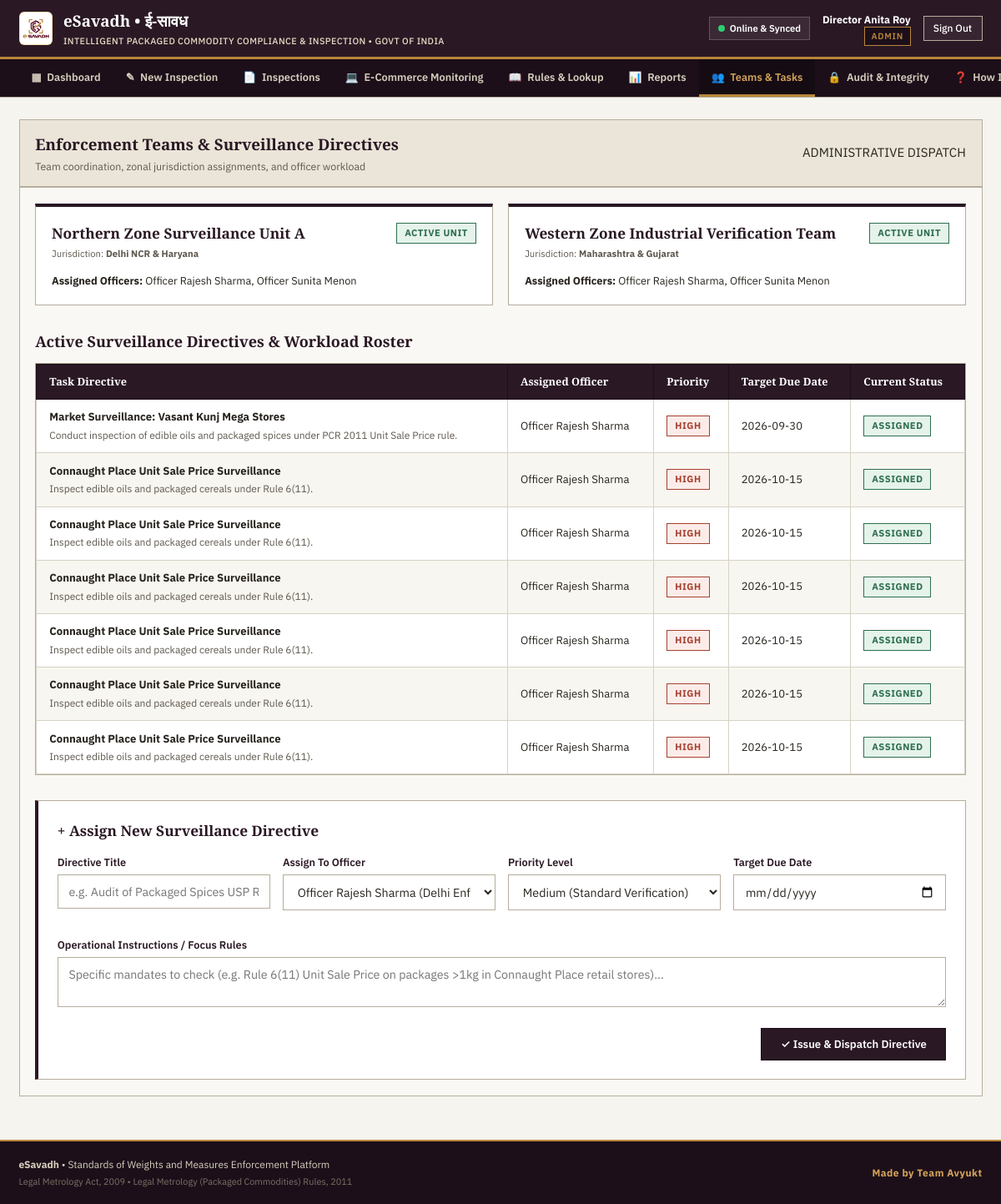
The page /teams (signed in) on the database its author committed.
### tables this page shows
CREATE TABLE teams (
    id INTEGER PRIMARY KEY AUTOINCREMENT,
    name TEXT NOT NULL,
    jurisdiction TEXT NOT NULL,
    lead_user_id INTEGER,
    created_at TIMESTAMP DEFAULT CURRENT_TIMESTAMP,
    FOREIGN KEY (lead_user_id) REFERENCES users (id) ON DELETE SET NULL
);

CREATE TABLE tasks (
    id INTEGER PRIMARY KEY AUTOINCREMENT,
    title TEXT NOT NULL,
    description TEXT,
    assigned_to INTEGER NOT NULL,
    assigned_by INTEGER NOT NULL,
    inspection_id INTEGER,
    priority TEXT DEFAULT 'Medium' CHECK (priority IN ('Low', 'Medium', 'High', 'Urgent')),
    due_date DATE,
    status TEXT DEFAULT 'Assigned' CHECK (status IN ('Assigned', 'In Progress', 'Completed')),
    created_at TIMESTAMP DEFAULT CURRENT_TIMESTAMP,
    FOREIGN KEY (assigned_to) REFERENCES users (id) ON DELETE CASCADE,
    FOREIGN KEY (assigned_by) REFERENCES users (id) ON DELETE CASCADE,
    FOREIGN KEY (inspection_id) REFERENCES inspections (id) ON DELETE SET NULL
);

CREATE TABLE users (
    id INTEGER PRIMARY KEY AUTOINCREMENT,
    name TEXT NOT NULL,
    email TEXT UNIQUE NOT NULL,
    password_hash TEXT NOT NULL,
    role TEXT NOT NULL CHECK (role IN ('Admin', 'Inspector', 'Retailer', 'Manufacturer')),
    organization TEXT,
    designation TEXT,
    phone TEXT,
    is_active INTEGER DEFAULT 1,
    created_at TIMESTAMP DEFAULT CURRENT_TIMESTAMP
);

### app.py (the view)
@app.route("/teams")
@login_required
@role_required(["Admin"])
def team_management():
    conn = database.get_db()
    try:
        teams = conn.execute("SELECT * FROM teams").fetchall()
        tasks = conn.execute("SELECT t.*, u.name as assigned_to_name FROM tasks t LEFT JOIN users u ON t.assigned_to = u.id").fetchall()
        inspectors = conn.execute("SELECT id, name, organization FROM users WHERE role = 'Inspector'").fetchall()
    finally:
        conn.close()
    return render_template("team_management.html", teams=teams, tasks=tasks, inspectors=inspectors, active_page="teams")

### app.py (called while the page is built)
@app.before_request
def ensure_serverless_db_ready():
    if not getattr(app, "_db_bootstrapped", False):
        try:
            database.init_db()
            app._db_bootstrapped = True
        except Exception as e:
            print(f"[eSavadh DB] Serverless init notice: {e}")

def login_required(f):
    @wraps(f)
    def decorated_function(*args, **kwargs):
        if "user" not in session:
            flash("Official authentication required to access this compliance register.", "error")
            return redirect(url_for("login", next=request.url))
        return f(*args, **kwargs)
    return decorated_function

def role_required(allowed_roles):
    def decorator(f):
        @wraps(f)
        def decorated_function(*args, **kwargs):
            if "user" not in session:
                flash("Official authentication required.", "error")
                return redirect(url_for("login"))
            user_role = session["user"].get("role")
            if user_role not in allowed_roles:
                flash(f"Access Denied: You do not have permission to view this resource. Requires {', '.join(allowed_roles)} clearance.", "error")
                return redirect(url_for("dashboard_router"))
            return f(*args, **kwargs)
        return decorated_function
    return decorator

### database.py (called while the page is built, shortened)
def get_effective_db_path():
    local_db = os.path.join(BASE_DIR, "esavadh.db")
    is_serverless = bool(os.environ.get("VERCEL") or os.environ.get("AWS_LAMBDA_FUNCTION_NAME") or not os.access(BASE_DIR, os.W_OK))
    return local_db

def get_db():
    db_path = get_effective_db_path()
    conn = sqlite3.connect(db_path, timeout=60.0, check_same_thread=False)
    conn.row_factory = sqlite3.Row
    try:
        conn.execute("PRAGMA journal_mode = WAL;")
    except Exception:
        pass
    conn.execute("PRAGMA busy_timeout = 60000;")
    conn.execute("PRAGMA synchronous = NORMAL;")
    conn.execute("PRAGMA foreign_keys = ON;")
    return conn

### templates/team_management.html (shortened to what this page needs)
{% extends "base.html" %}
{% block content %}
<section class="ledger-section">
    <div class="ledger-header">
        <div>
            <h2 class="ledger-title">Enforcement Teams & Surveillance Directives</h2>
            <p class="ledger-subtitle">Team coordination, zonal jurisdiction assignments, and officer workload</p>
        </div>
        <div class="ledger-meta-stamp">
            ADMINISTRATIVE DISPATCH
        </div>
    </div>
    <div class="ledger-body">
        <div style="display: grid; grid-template-columns: repeat(auto-fit, minmax(320px, 1fr)); gap: 1.25rem; margin-bottom: 2rem;">
            {% for t in teams %}
            <div style="background: #FFFFFF; border: 1px solid var(--color-ledger-rule-dark); padding: 1.25rem; border-top: 4px solid var(--color-plum);">
                <div style="display: flex; justify-content: space-between; align-items: flex-start;">
                    <div>
                        <h3 style="font-family: var(--font-serif); font-size: 1.15rem; color: var(--color-plum); font-weight: 700;">
                            {{ t.name }}
                        </h3>
                        <div class="form-hint" style="margin-top: 0.2rem;">Jurisdiction: <strong>{{ t.jurisdiction }}</strong></div>
                    </div>
                    <span class="status-badge status-compliant">Active Unit</span>
                </div>
                <div style="margin-top: 1rem; font-size: 0.85rem; color: var(--color-charcoal);">
                    <strong>Assigned Officers:</strong> Officer Rajesh Sharma, Officer Sunita Menon
                </div>
            </div>
            {% endfor %}
        </div>
        <h3 style="font-family: var(--font-serif); font-size: 1.2rem; color: var(--color-plum); margin-bottom: 0.75rem;">
            Active Surveillance Directives & Workload Roster
        </h3>
        <div class="ledger-table-wrapper" style="margin-bottom: 2rem;">
            <table class="ledger-table">
                <thead>
                    <tr>
                        <th>Task Directive</th>
                        <th>Assigned Officer</th>
                        <th>Priority</th>
                        <th>Target Due Date</th>
                        <th>Current Status</th>
                    </tr>
                </thead>
                <tbody>
                    {% for task in tasks %}
                    <tr>
                        <td>
                            <strong>{{ task.title }}</strong>
                            <p style="font-size: 0.8rem; color: var(--color-charcoal-muted); margin-top: 0.2rem;">
                                {{ task.description }}
                            </p>
                        </td>
                        <td>{{ task.assigned_to_name or 'Officer Rajesh Sharma' }}</td>
                        <td>
                            <span class="status-badge {% if task.priority == 'High' %}status-non-compliant{% else %}status-needs-review{% endif %}">
                                {{ task.priority }}
                            </span>
                        </td>
                        <td>{{ task.due_date or 'Immediate' }}</td>
                        <td>
                            <span class="status-badge status-compliant">{{ task.status }}</span>
                        </td>
                    </tr>
                    {% endfor %}
                </tbody>
            </table>
        </div>
        <div style="background: #FFFFFF; border: 1px solid var(--color-ledger-rule-dark); padding: 1.5rem; border-left: 4px solid var(--color-plum);">
            <h3 style="font-family: var(--font-serif); font-size: 1.15rem; color: var(--color-plum); margin-bottom: 1rem;">
                + Assign New Surveillance Directive
            </h3>
            <form method="POST" action="{{ url_for('create_team_task') }}">
                <div style="display: grid; grid-template-columns: repeat(auto-fit, minmax(220px, 1fr)); gap: 1rem; margin-bottom: 1rem;">
                    <div class="form-group">
                        <label class="form-label" for="task-title">Directive Title</label>
                        <input type="text" id="task-title" name="title" class="form-control" placeholder="e.g. Audit of Packaged Spices USP Rule" required>
                    </div>
                    <div class="form-group">
                        <label class="form-label" for="task-assigned">Assign To Officer</label>
                        <select id="task-assigned" name="assigned_to" class="form-control" required>
                            {% for insp in inspectors %}
                            <option value="{{ insp.id }}">{{ insp.name }} ({{ insp.organization }})</option>
                            {% else %}
                            <option value="2">Officer Rajesh Sharma (Enforcement Unit 01)</option>
                            <option value="3">Officer Sunita Menon (South Zone Unit)</option>
                            {% endfor %}
                        </select>
                    </div>
                    <div class="form-group">
                        <label class="form-label" for="task-priority">Priority Level</label>
                        <select id="task-priority" name="priority" class="form-control">
                            <option value="Medium" selected>Medium (Standard Verification)</option>
                        </select>
                    </div>
                    <div class="form-group">
                        <label class="form-label" for="task-date">Target Due Date</label>
                        <input type="date" id="task-date" name="due_date" class="form-control">
                    </div>
                </div>
                <div class="form-group" style="margin-bottom: 1.25rem;">
                    <label class="form-label" for="task-desc">Operational Instructions / Focus Rules</label>
                    <textarea id="task-desc" name="description" class="form-control" rows="2" placeholder="Specific mandates to check (e.g. Rule 6(11) Unit Sale Price on packages >1kg in Connaught Place retail stores)..."></textarea>
                </div>
                <div style="display: flex; justify-content: flex-end;">
                    <button type="submit" class="btn btn-primary" style="padding: 0.65rem 1.5rem;">
                        &#10003; Issue & Dispatch Directive
                    </button>
                </div>
            </form>
        </div>
    </div>
</section>
{% endblock %}

### static/css/style.css (style rules this page uses)
:root { --color-plum: #2A1824; --color-plum-dark: #1C0F19; --color-plum-light: #44273C; --color-plum-border: #3A2033; --color-navy: #1C2B4A; --color-navy-dark: #121C30; --color-brass: #B8863B; --color-brass-light: #D4A359; --color-brass-muted: #EADBC5; --color-cerulean: #1F5C8B; --color-cerulean-light: #EBF3F8; --color-popcorn: #E8B958; --color-green: #2F6F4F; --color-green-light: #E5F3EB; --color-green-border: #23583E; --color-red: #A6402F; --color-red-light: #FCECE9; --color-red-border: #873123; --color-amber: #B86B1E; --color-amber-light: #FDF3E7; --color-ledger: #F6F4EE; --color-ledger-card: #FAF8F4; --color-ledger-rule: #D8D2C4; --color-ledger-rule-dark: #B6AD9C; --color-charcoal: #28241E; --color-charcoal-muted: #5E584E; --color-charcoal-light: #7A7366; --font-serif: 'Source Serif 4', 'Lora', Georgia, serif; --font-sans: 'IBM Plex Sans', -apple-system, BlinkMacSystemFont, 'Segoe UI', Roboto, sans-serif; }
*, *::before, *::after { box-sizing: border-box; margin: 0; padding: 0; }
html, body { min-height: 100vh; background-color: var(--color-ledger); color: var(--color-charcoal); font-family: var(--font-sans); font-size: 15px; line-height: 1.5; -webkit-font-smoothing: antialiased; }
.ledger-section { background-color: var(--color-ledger-card); border: 1px solid var(--color-ledger-rule-dark); margin-bottom: 1.75rem; }
.ledger-header { padding: 1rem 1.25rem; background: #EAE5D8; border-bottom: 2px solid var(--color-ledger-rule-dark); display: flex; justify-content: space-between; align-items: center; flex-wrap: wrap; gap: 0.75rem; }
.ledger-title { font-family: var(--font-serif); font-size: 1.25rem; font-weight: 700; color: var(--color-plum); }
.ledger-subtitle { font-size: 0.825rem; color: var(--color-charcoal-muted); margin-top: 0.15rem; }
.ledger-body { padding: 1.25rem; }
.ledger-table-wrapper { overflow-x: auto; border: 1px solid var(--color-ledger-rule-dark); background: #FFFFFF; }
.ledger-table { width: 100%; border-collapse: collapse; text-align: left; font-size: 0.875rem; }
.ledger-table th { background-color: var(--color-plum); color: #FFFFFF; font-family: var(--font-serif); font-weight: 600; font-size: 0.85rem; padding: 0.75rem 1rem; border: 1px solid var(--color-plum-dark); white-space: nowrap; }
.ledger-table td { padding: 0.75rem 1rem; border: 1px solid var(--color-ledger-rule); color: var(--color-charcoal); vertical-align: middle; }
.ledger-table tr:nth-child(even) { background-color: #F8F6F0; }
.status-badge { display: inline-block; padding: 0.2rem 0.6rem; font-size: 0.75rem; font-weight: 700; text-transform: uppercase; letter-spacing: 0.5px; border: 1px solid; }
.status-badge.status-compliant { background-color: var(--color-green-light); color: var(--color-green); border-color: var(--color-green); }
.status-badge.status-non-compliant { background-color: var(--color-red-light); color: var(--color-red); border-color: var(--color-red); }
.btn { display: inline-flex; align-items: center; justify-content: center; gap: 0.4rem; font-family: var(--font-sans); font-size: 0.875rem; font-weight: 600; padding: 0.55rem 1.15rem; cursor: pointer; text-decoration: none; border-radius: 0; border: 1px solid transparent; transition: all 0.15s ease; }
.btn-primary { background-color: var(--color-plum); color: #FFFFFF; border-color: var(--color-plum-dark); }
.form-group { margin-bottom: 1.15rem; }
.form-label { display: block; font-size: 0.85rem; font-weight: 600; color: var(--color-plum); margin-bottom: 0.35rem; }
.form-control { width: 100%; padding: 0.65rem 0.85rem; font-family: var(--font-sans); font-size: 0.95rem; color: var(--color-charcoal); background-color: #FFFFFF; border: 1px solid var(--color-ledger-rule-dark); border-radius: 0; outline: none; }
.form-hint { font-size: 0.75rem; color: var(--color-charcoal-muted); margin-top: 0.25rem; }

### rows shown on the page
teams: name "Northern Zone Surveillance Unit A", jurisdiction "Delhi NCR & Haryana"
teams: name "Western Zone Industrial Verification Team", jurisdiction "Maharashtra & Gujarat"
tasks: title "Market Surveillance: Vasant Kunj Mega Stores", description "Conduct inspection of edible oils and packaged spices under PCR 2011 Unit Sale Price rule.", name "Officer Rajesh Sharma", priority "HIGH", due_date "2026-09-30", status "ASSIGNED"
tasks: title "Connaught Place Unit Sale Price Surveillance", description "Inspect edible oils and packaged cereals under Rule 6(11).", name "Officer Rajesh Sharma", priority "HIGH", due_date "2026-10-15", status "ASSIGNED"
tasks: title "Connaught Place Unit Sale Price Surveillance", description "Inspect edible oils and packaged cereals under Rule 6(11).", name "Officer Rajesh Sharma", priority "HIGH", due_date "2026-10-15", status "ASSIGNED"
tasks: title "Connaught Place Unit Sale Price Surveillance", description "Inspect edible oils and packaged cereals under Rule 6(11).", name "Officer Rajesh Sharma", priority "HIGH", due_date "2026-10-15", status "ASSIGNED"
tasks: title "Connaught Place Unit Sale Price Surveillance", description "Inspect edible oils and packaged cereals under Rule 6(11).", name "Officer Rajesh Sharma", priority "HIGH", due_date "2026-10-15", status "ASSIGNED"
tasks: title "Connaught Place Unit Sale Price Surveillance", description "Inspect edible oils and packaged cereals under Rule 6(11).", name "Officer Rajesh Sharma", priority "HIGH", due_date "2026-10-15", status "ASSIGNED"
tasks: title "Connaught Place Unit Sale Price Surveillance", description "Inspect edible oils and packaged cereals under Rule 6(11).", name "Officer Rajesh Sharma", priority "HIGH", due_date "2026-10-15", status "ASSIGNED"

### other values the page prints
{{ session['user']['name'] }} "Director Anita Roy"
{{ session['user']['role'] }} "ADMIN"
form field assigned_to "Officer Rajesh Sharma (Delhi Enforcement Unit 01)"
